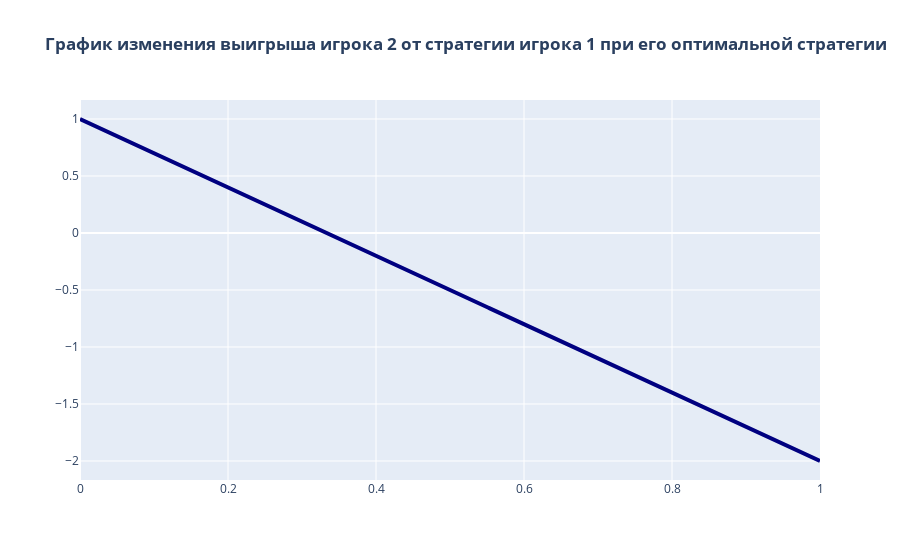

Write notebook code for a chart like this one.
### Code cell
from plotly.offline import iplot, init_notebook_mode
from plotly import graph_objs as go
init_notebook_mode(connected = True)

trace = go.Scatter(x = X2, y = plot, name = 'F glob'
                   , line=dict(color="#000080", width=4), marker=dict(color="#FF00FF", size=10))
layout = dict(title = '<b>График изменения выигрыша игрока 2 от стратегии игрока 1 при его оптимальной стратегии</b>')
fig = dict(data = trace, layout = layout)
iplot(fig, show_link=True)

### Figure 1 — Plotly figure (JSON) as saved in the notebook; plotly's stock layout.template omitted (floating-point values rounded to 4 significant figures; data arrays with more than 128 entries replaced by an {"elided": "..."} marker saying what was removed)
{"data": [{"line": {"color": "#000080", "width": 4}, "marker": {"color": "#FF00FF", "size": 10}, "name": "F glob", "type": "scatter", "x": {"elided": "1000 float values"}, "y": {"elided": "1000 float values"}}], "layout": {"title": {"text": "<b>График изменения выигрыша игрока 2 от стратегии игрока 1 при его оптимальной стратегии</b>"}}}
